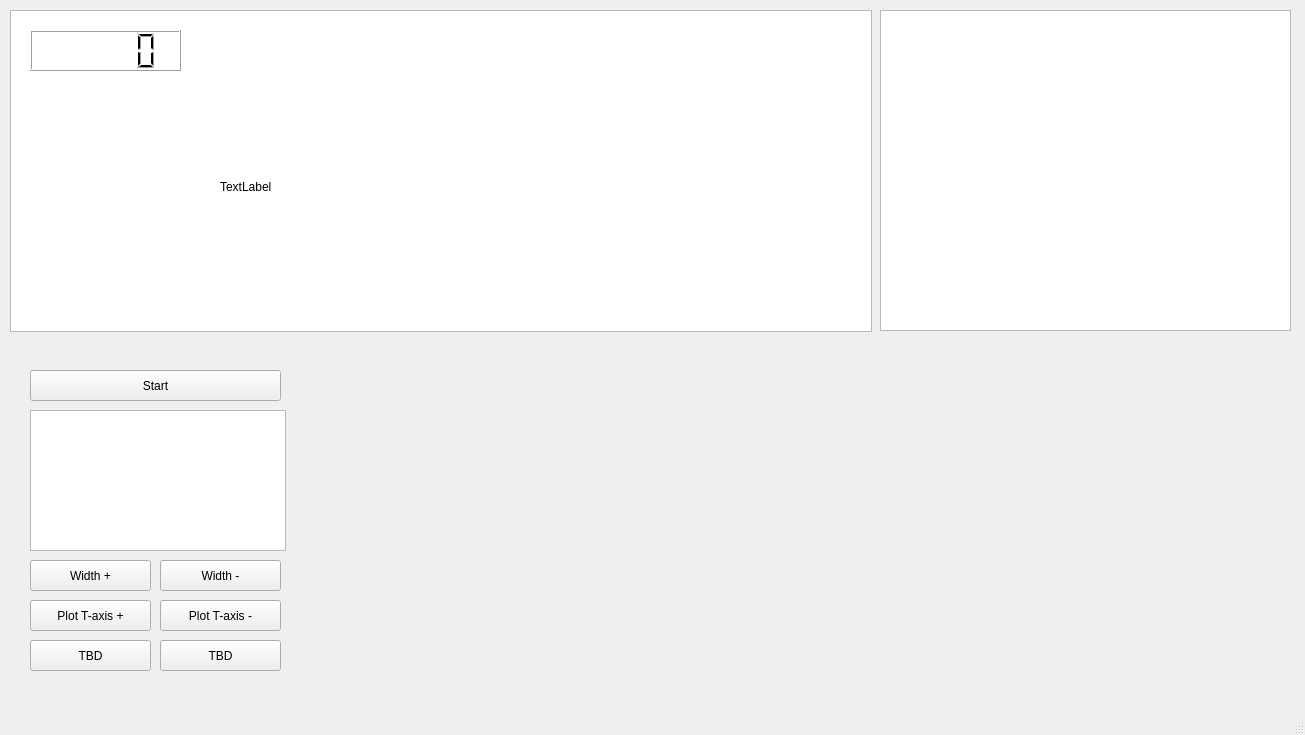
<?xml version="1.0" encoding="UTF-8"?>
<ui version="4.0">
 <class>MainWindow</class>
 <widget class="QMainWindow" name="MainWindow">
  <property name="geometry">
   <rect>
    <x>0</x>
    <y>0</y>
    <width>1305</width>
    <height>735</height>
   </rect>
  </property>
  <property name="windowTitle">
   <string>MainWindow</string>
  </property>
  <widget class="QWidget" name="centralwidget">
   <widget class="QGraphicsView" name="graphicsView_3">
    <property name="geometry">
     <rect>
      <x>10</x>
      <y>10</y>
      <width>862</width>
      <height>322</height>
     </rect>
    </property>
   </widget>
   <widget class="QPushButton" name="pushButton">
    <property name="geometry">
     <rect>
      <x>30</x>
      <y>370</y>
      <width>251</width>
      <height>31</height>
     </rect>
    </property>
    <property name="text">
     <string>Start</string>
    </property>
   </widget>
   <widget class="QTableView" name="tableView">
    <property name="geometry">
     <rect>
      <x>30</x>
      <y>410</y>
      <width>256</width>
      <height>141</height>
     </rect>
    </property>
   </widget>
   <widget class="QPushButton" name="pushButton_3">
    <property name="geometry">
     <rect>
      <x>30</x>
      <y>600</y>
      <width>121</width>
      <height>31</height>
     </rect>
    </property>
    <property name="text">
     <string>Plot T-axis +</string>
    </property>
   </widget>
   <widget class="QPushButton" name="pushButton_4">
    <property name="geometry">
     <rect>
      <x>160</x>
      <y>600</y>
      <width>121</width>
      <height>31</height>
     </rect>
    </property>
    <property name="text">
     <string>Plot T-axis -</string>
    </property>
   </widget>
   <widget class="QPushButton" name="pushButton_5">
    <property name="geometry">
     <rect>
      <x>30</x>
      <y>560</y>
      <width>121</width>
      <height>31</height>
     </rect>
    </property>
    <property name="text">
     <string>Width +</string>
    </property>
   </widget>
   <widget class="QPushButton" name="pushButton_6">
    <property name="geometry">
     <rect>
      <x>160</x>
      <y>560</y>
      <width>121</width>
      <height>31</height>
     </rect>
    </property>
    <property name="text">
     <string>Width -</string>
    </property>
   </widget>
   <widget class="QPushButton" name="pushButton_7">
    <property name="geometry">
     <rect>
      <x>30</x>
      <y>640</y>
      <width>121</width>
      <height>31</height>
     </rect>
    </property>
    <property name="text">
     <string>TBD</string>
    </property>
   </widget>
   <widget class="QPushButton" name="pushButton_8">
    <property name="geometry">
     <rect>
      <x>160</x>
      <y>640</y>
      <width>121</width>
      <height>31</height>
     </rect>
    </property>
    <property name="text">
     <string>TBD</string>
    </property>
   </widget>
   <widget class="QLCDNumber" name="lcdNumber">
    <property name="geometry">
     <rect>
      <x>30</x>
      <y>30</y>
      <width>151</width>
      <height>41</height>
     </rect>
    </property>
   </widget>
   <widget class="QFrame" name="horizontalFrame">
    <property name="geometry">
     <rect>
      <x>299</x>
      <y>370</y>
      <width>501</width>
      <height>301</height>
     </rect>
    </property>
    <layout class="QHBoxLayout" name="horizontalLayout"/>
   </widget>
   <widget class="QFrame" name="horizontalFrame_2">
    <property name="geometry">
     <rect>
      <x>810</x>
      <y>370</y>
      <width>451</width>
      <height>301</height>
     </rect>
    </property>
    <layout class="QHBoxLayout" name="horizontalLayout_2"/>
   </widget>
   <widget class="QPlainTextEdit" name="plainTextEdit_Terminal">
    <property name="geometry">
     <rect>
      <x>880</x>
      <y>10</y>
      <width>411</width>
      <height>321</height>
     </rect>
    </property>
   </widget>
   <widget class="QLabel" name="labelCurrentValue">
    <property name="geometry">
     <rect>
      <x>220</x>
      <y>156</y>
      <width>261</width>
      <height>61</height>
     </rect>
    </property>
    <property name="text">
     <string>TextLabel</string>
    </property>
   </widget>
  </widget>
  <widget class="QMenuBar" name="menubar">
   <property name="geometry">
    <rect>
     <x>0</x>
     <y>0</y>
     <width>1305</width>
     <height>22</height>
    </rect>
   </property>
  </widget>
  <widget class="QStatusBar" name="statusbar"/>
 </widget>
 <resources/>
 <connections/>
</ui>
